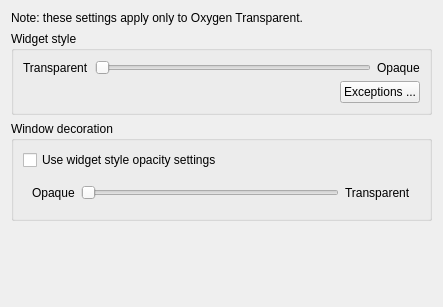
<?xml version="1.0" encoding="UTF-8"?>
<ui version="4.0">
 <class>OxygenTransparencyConfig</class>
 <widget class="QWidget" name="OxygenTransparencyConfig">
  <property name="geometry">
   <rect>
    <x>0</x>
    <y>0</y>
    <width>443</width>
    <height>307</height>
   </rect>
  </property>
  <property name="windowTitle">
   <string>Form</string>
  </property>
  <layout class="QVBoxLayout" name="verticalLayout" stretch="0,0,0,0">
   <item>
    <widget class="QLabel" name="label">
     <property name="text">
      <string>Note: these settings apply only to Oxygen Transparent.</string>
     </property>
    </widget>
   </item>
   <item>
    <widget class="QGroupBox" name="groupBox">
     <property name="title">
      <string>Widget style</string>
     </property>
     <layout class="QVBoxLayout" name="verticalLayout_2">
      <item>
       <layout class="QHBoxLayout" name="horizontalLayout">
        <item>
         <widget class="QLabel" name="label_2">
          <property name="text">
           <string>Transparent</string>
          </property>
         </widget>
        </item>
        <item>
         <widget class="QSlider" name="_backgroundOpacity">
          <property name="maximum">
           <number>100</number>
          </property>
          <property name="orientation">
           <enum>Qt::Horizontal</enum>
          </property>
         </widget>
        </item>
        <item>
         <widget class="QLabel" name="label_3">
          <property name="text">
           <string>Opaque</string>
          </property>
         </widget>
        </item>
       </layout>
      </item>
      <item>
       <layout class="QHBoxLayout" name="horizontalLayout_2">
        <item>
         <spacer name="horizontalSpacer">
          <property name="orientation">
           <enum>Qt::Horizontal</enum>
          </property>
          <property name="sizeHint" stdset="0">
           <size>
            <width>40</width>
            <height>20</height>
           </size>
          </property>
         </spacer>
        </item>
        <item>
         <widget class="QPushButton" name="_exceptionsButton">
          <property name="text">
           <string>Exceptions ...</string>
          </property>
         </widget>
        </item>
       </layout>
      </item>
     </layout>
    </widget>
   </item>
   <item>
    <widget class="QGroupBox" name="groupBox_2">
     <property name="title">
      <string>Window decoration</string>
     </property>
     <layout class="QVBoxLayout" name="verticalLayout_3">
      <item>
       <widget class="QCheckBox" name="_opacityFromStyle">
        <property name="text">
         <string>Use widget style opacity settings</string>
        </property>
       </widget>
      </item>
      <item>
       <widget class="QWidget" name="_decoBackgroundOpacityWidget" native="true">
        <layout class="QHBoxLayout" name="horizontalLayout_4">
         <item>
          <widget class="QLabel" name="label_5">
           <property name="text">
            <string>Opaque</string>
           </property>
          </widget>
         </item>
         <item>
          <widget class="QSlider" name="_decoBackgroundOpacity">
           <property name="maximum">
            <number>100</number>
           </property>
           <property name="orientation">
            <enum>Qt::Horizontal</enum>
           </property>
          </widget>
         </item>
         <item>
          <widget class="QLabel" name="label_4">
           <property name="text">
            <string>Transparent</string>
           </property>
          </widget>
         </item>
        </layout>
       </widget>
      </item>
     </layout>
    </widget>
   </item>
   <item>
    <spacer name="verticalSpacer">
     <property name="orientation">
      <enum>Qt::Vertical</enum>
     </property>
     <property name="sizeHint" stdset="0">
      <size>
       <width>20</width>
       <height>40</height>
      </size>
     </property>
    </spacer>
   </item>
  </layout>
 </widget>
 <resources/>
 <connections/>
</ui>
